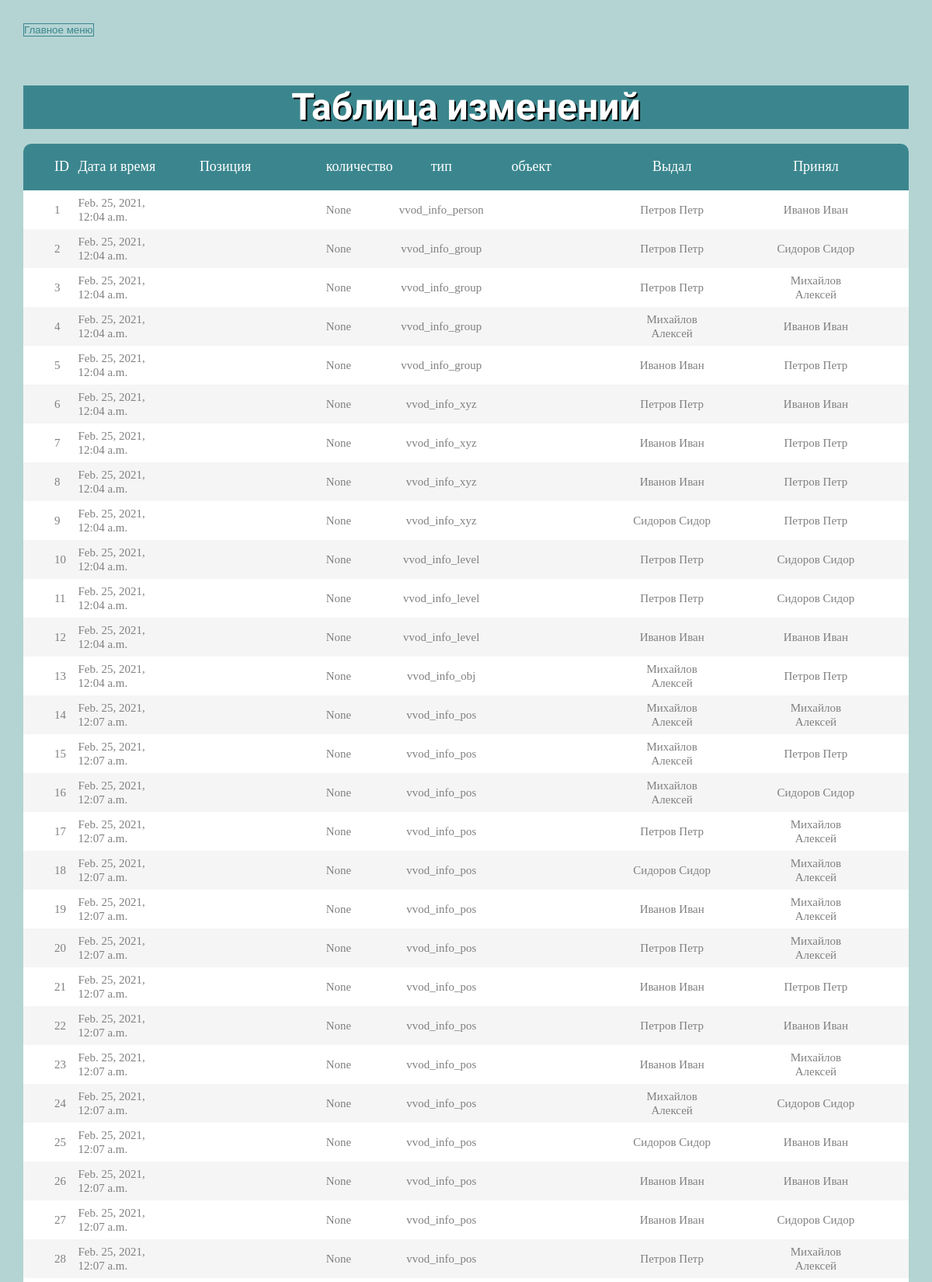
Screenshot of /changes/ (upper part) with the database file from the repository.
### Positions/models.py (models this page shows)
class Change_qantity (models.Model):
    id = models.AutoField(primary_key=True) # ИД операции по изменению величины остатков
    time_oper = models.DateTimeField(null=True) # Время совершения операции
    change_type_id = models.ForeignKey(Change_types, on_delete=models.SET_NULL, null=True ) # Тип операции
    position_id = models.ForeignKey(Positions, on_delete=models.SET_NULL, null=True) # ИД  комплектующего
    quantity = models.FloatField(null=True) # Количество
    person_id_mol = models.ForeignKey(Persons, on_delete=models.SET_NULL, null=True, related_name="mol") # ИД МОЛ
    person_id_contr = models.ForeignKey(Persons, on_delete=models.SET_NULL, null=True, related_name='contr')  # ИД подотчетного лица
    object_id = models.ForeignKey(Objects, on_delete=models.SET_NULL, null=True)  # ИД объекта

class Change_types(models.Model):
    id = models.AutoField(primary_key=True)  # ИД типа операции
    name = models.TextField(null=True)  # Тип атомарной операции с комлпектующим
    znak = models.BooleanField(null=True) # Характеритика операции: True - увеличение, False - уменьшение количества

class Persons (models.Model):
    id = models.AutoField(primary_key=True)  # ИД авторизованного пользователя
    name = models.TextField(null=True) # Фамилия И.О.
    phone = models.IntegerField(null=True) # Номер телефона
    office_position = models.TextField(null=True) # Должность
    level_id = models.ForeignKey(Levels,on_delete=models.SET_NULL, null=True) # Уровень доступа

### Positions/views.py (the view, shortened to what this page needs)
# urls.py: path("changes/", views.ChangeListView.as_view(), name="changes"), #таблица изменений
class ChangeListView(View):
    def get(self, request):
        changes = Change_qantity.objects.all()
        return render(request, "Positions/Tables/change_view_table.html", context={"changes":changes})

### Positions/templates/Positions/Tables/change_view_table.html
{% extends "Positions/Tables/base_table.html" %}
{% block content %}
            <h1 align="center">Таблица изменений</h1><br>
				<div class="table100">
					<table>
						<thead>
							<tr  class="table100-head">
								<th class="column1">ID</th>
								<th class="column3">Дата и время</th>
                                <th class="column6">Позиция</th>
								<th class="column5">количество</th>
								<th class="column4">тип</th>
								<th class="column6">объект</th>
								<th class="column6">Выдал</th>
                                <th class="column6">Принял</th>
							</tr>
						</thead>
						<tbody>
                        {% for change in changes%}
								<tr onclick="document.location='change{{ pos.id }}'">
									<td class="column1">{{ change.id }}</td>
									<td class="column3">{{ change.time_oper }}</td>
									<td class="column6">{{ change.position_id.name }}</td>
									<td class="column5">{{ change.quantity }}</td>
									<td class="column4">{{ change.change_type_id.name }}</td>
									<td class="column6">{{ change.object_id.name }}</td>
                                    <td class="column6">{{ change.person_id_mol.name }}</td>
                                    <td class="column6">{{ change.person_id_contr.name }}</td>
								</tr>
                        {% endfor %}
						</tbody>
					</table>
				</div>
{% endblock %}

### Positions/static/Positions/css/main.css (style rules this page uses)
* { margin: 0px; padding: 0px; box-sizing: border-box; }
body, html { height: 100%; font-family: sans-serif; }
h1 { font-size: 3em; horiz-align: center; text-align: center; font-weight: 700; color: #fff; text-shadow: 2px 2px 0 #000; line-height: 56px; padding: 0 10px; background-color: #3b868e; }
table { border-spacing: 1; border-collapse: collapse; background: white; border-radius: 10px; overflow: hidden; width: 100%; margin: 0 auto; position: relative; }
table * { position: relative; }
table td, table th { padding-left: 8px; }
table thead tr { height: 60px; background: #3b868e; }
table tbody tr { height: 50px; }
table td, table th { text-align: left; }
.table100-head th { font-family: OpenSans-Regular; font-size: 18px; color: #fff; line-height: 1.2; font-weight: unset; }
tbody tr:nth-child(even) { background-color: #f5f5f5; }
tbody tr { font-family: OpenSans-Regular; font-size: 15px; color: #808080; line-height: 1.2; font-weight: unset; }
.column1 { width: 20px; padding-left: 40px; }
.column3 { width: 245px; }
.column4 { width: 70px; text-align: center; }
.column5 { width: 30px; text-align: left; }
.column6 { width: 260px; text-align: center; padding-right: 62px; }

### Positions/static/Positions/css/style.css (style rules this page uses)
*, *::before, *::after { box-sizing: border-box; }
body, html { height: 100%; font-family: 'Quicksand', sans-serif; -webkit-font-smoothing: antialiased; -moz-osx-font-smoothing: grayscale; }
body { background: #b4d4d3; filter: progid:DXImageTransform.Microsoft.gradient( startColorstr='#1e1d1f', endColorstr='#df405a', GradientType=1 ); }

### rows the page displays
Change_qantity: id "1", time_oper "Feb. 25, 2021, 12:04 a.m.", quantity "None", change_type_id.name "vvod_info_person", person_id_mol.name "Петров Петр", person_id_contr.name "Иванов Иван"
Change_qantity: id "2", time_oper "Feb. 25, 2021, 12:04 a.m.", quantity "None", change_type_id.name "vvod_info_group", person_id_mol.name "Петров Петр", person_id_contr.name "Сидоров Сидор"
Change_qantity: id "3", time_oper "Feb. 25, 2021, 12:04 a.m.", quantity "None", change_type_id.name "vvod_info_group", person_id_mol.name "Петров Петр", person_id_contr.name "Михайлов Алексей"
Change_qantity: id "4", time_oper "Feb. 25, 2021, 12:04 a.m.", quantity "None", change_type_id.name "vvod_info_group", person_id_mol.name "Михайлов Алексей", person_id_contr.name "Иванов Иван"
Change_qantity: id "5", time_oper "Feb. 25, 2021, 12:04 a.m.", quantity "None", change_type_id.name "vvod_info_group", person_id_mol.name "Иванов Иван", person_id_contr.name "Петров Петр"
Change_qantity: id "6", time_oper "Feb. 25, 2021, 12:04 a.m.", quantity "None", change_type_id.name "vvod_info_xyz", person_id_mol.name "Петров Петр", person_id_contr.name "Иванов Иван"
Change_qantity: id "7", time_oper "Feb. 25, 2021, 12:04 a.m.", quantity "None", change_type_id.name "vvod_info_xyz", person_id_mol.name "Иванов Иван", person_id_contr.name "Петров Петр"
Change_qantity: id "8", time_oper "Feb. 25, 2021, 12:04 a.m.", quantity "None", change_type_id.name "vvod_info_xyz", person_id_mol.name "Иванов Иван", person_id_contr.name "Петров Петр"
Change_qantity: id "9", time_oper "Feb. 25, 2021, 12:04 a.m.", quantity "None", change_type_id.name "vvod_info_xyz", person_id_mol.name "Сидоров Сидор", person_id_contr.name "Петров Петр"
Change_qantity: id "10", time_oper "Feb. 25, 2021, 12:04 a.m.", quantity "None", change_type_id.name "vvod_info_level", person_id_mol.name "Петров Петр", person_id_contr.name "Сидоров Сидор"
Change_qantity: id "11", time_oper "Feb. 25, 2021, 12:04 a.m.", quantity "None", change_type_id.name "vvod_info_level", person_id_mol.name "Петров Петр", person_id_contr.name "Сидоров Сидор"
Change_qantity: id "12", time_oper "Feb. 25, 2021, 12:04 a.m.", quantity "None", change_type_id.name "vvod_info_level", person_id_mol.name "Иванов Иван", person_id_contr.name "Иванов Иван"
Change_qantity: id "13", time_oper "Feb. 25, 2021, 12:04 a.m.", quantity "None", change_type_id.name "vvod_info_obj", person_id_mol.name "Михайлов Алексей", person_id_contr.name "Петров Петр"
Change_qantity: id "14", time_oper "Feb. 25, 2021, 12:07 a.m.", quantity "None", change_type_id.name "vvod_info_pos", person_id_mol.name "Михайлов Алексей", person_id_contr.name "Михайлов Алексей"
Change_qantity: id "15", time_oper "Feb. 25, 2021, 12:07 a.m.", quantity "None", change_type_id.name "vvod_info_pos", person_id_mol.name "Михайлов Алексей", person_id_contr.name "Петров Петр"
Change_qantity: id "16", time_oper "Feb. 25, 2021, 12:07 a.m.", quantity "None", change_type_id.name "vvod_info_pos", person_id_mol.name "Михайлов Алексей", person_id_contr.name "Сидоров Сидор"
Change_qantity: id "17", time_oper "Feb. 25, 2021, 12:07 a.m.", quantity "None", change_type_id.name "vvod_info_pos", person_id_mol.name "Петров Петр", person_id_contr.name "Михайлов Алексей"
Change_qantity: id "18", time_oper "Feb. 25, 2021, 12:07 a.m.", quantity "None", change_type_id.name "vvod_info_pos", person_id_mol.name "Сидоров Сидор", person_id_contr.name "Михайлов Алексей"
Change_qantity: id "19", time_oper "Feb. 25, 2021, 12:07 a.m.", quantity "None", change_type_id.name "vvod_info_pos", person_id_mol.name "Иванов Иван", person_id_contr.name "Михайлов Алексей"
Change_qantity: id "20", time_oper "Feb. 25, 2021, 12:07 a.m.", quantity "None", change_type_id.name "vvod_info_pos", person_id_mol.name "Петров Петр", person_id_contr.name "Михайлов Алексей"
Change_qantity: id "21", time_oper "Feb. 25, 2021, 12:07 a.m.", quantity "None", change_type_id.name "vvod_info_pos", person_id_mol.name "Иванов Иван", person_id_contr.name "Петров Петр"
Change_qantity: id "22", time_oper "Feb. 25, 2021, 12:07 a.m.", quantity "None", change_type_id.name "vvod_info_pos", person_id_mol.name "Петров Петр", person_id_contr.name "Иванов Иван"
Change_qantity: id "23", time_oper "Feb. 25, 2021, 12:07 a.m.", quantity "None", change_type_id.name "vvod_info_pos", person_id_mol.name "Иванов Иван", person_id_contr.name "Михайлов Алексей"
Change_qantity: id "24", time_oper "Feb. 25, 2021, 12:07 a.m.", quantity "None", change_type_id.name "vvod_info_pos", person_id_mol.name "Михайлов Алексей", person_id_contr.name "Сидоров Сидор"
Change_qantity: id "25", time_oper "Feb. 25, 2021, 12:07 a.m.", quantity "None", change_type_id.name "vvod_info_pos", person_id_mol.name "Сидоров Сидор", person_id_contr.name "Иванов Иван"
Change_qantity: id "26", time_oper "Feb. 25, 2021, 12:07 a.m.", quantity "None", change_type_id.name "vvod_info_pos", person_id_mol.name "Иванов Иван", person_id_contr.name "Иванов Иван"
Change_qantity: id "27", time_oper "Feb. 25, 2021, 12:07 a.m.", quantity "None", change_type_id.name "vvod_info_pos", person_id_mol.name "Иванов Иван", person_id_contr.name "Сидоров Сидор"
Change_qantity: id "28", time_oper "Feb. 25, 2021, 12:07 a.m.", quantity "None", change_type_id.name "vvod_info_pos", person_id_mol.name "Петров Петр", person_id_contr.name "Михайлов Алексей"
